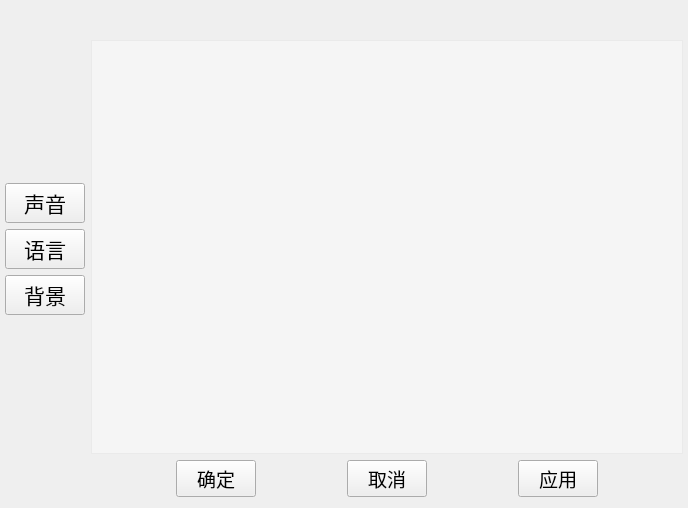
<?xml version="1.0" encoding="UTF-8"?>
<ui version="4.0">
 <class>GameSettingWidget</class>
 <widget class="QWidget" name="GameSettingWidget">
  <property name="geometry">
   <rect>
    <x>0</x>
    <y>0</y>
    <width>688</width>
    <height>508</height>
   </rect>
  </property>
  <property name="windowTitle">
   <string>Form</string>
  </property>
  <layout class="QHBoxLayout" name="horizontalLayout_2">
   <property name="leftMargin">
    <number>5</number>
   </property>
   <property name="topMargin">
    <number>0</number>
   </property>
   <property name="rightMargin">
    <number>5</number>
   </property>
   <item>
    <layout class="QVBoxLayout" name="verticalLayout_SettingOptions">
     <item>
      <spacer name="verticalSpacer">
       <property name="orientation">
        <enum>Qt::Vertical</enum>
       </property>
       <property name="sizeHint" stdset="0">
        <size>
         <width>20</width>
         <height>40</height>
        </size>
       </property>
      </spacer>
     </item>
     <item>
      <widget class="GameButton" name="btnVoice">
       <property name="font">
        <font>
         <family>Arial Black</family>
         <pointsize>16</pointsize>
        </font>
       </property>
       <property name="text">
        <string>声音</string>
       </property>
      </widget>
     </item>
     <item>
      <widget class="GameButton" name="btnLanguage">
       <property name="font">
        <font>
         <family>Arial Black</family>
         <pointsize>16</pointsize>
        </font>
       </property>
       <property name="text">
        <string>语言</string>
       </property>
      </widget>
     </item>
     <item>
      <widget class="GameButton" name="btnBackground">
       <property name="font">
        <font>
         <family>Arial Black</family>
         <pointsize>16</pointsize>
        </font>
       </property>
       <property name="text">
        <string>背景</string>
       </property>
      </widget>
     </item>
     <item>
      <spacer name="verticalSpacer_2">
       <property name="orientation">
        <enum>Qt::Vertical</enum>
       </property>
       <property name="sizeHint" stdset="0">
        <size>
         <width>20</width>
         <height>40</height>
        </size>
       </property>
      </spacer>
     </item>
    </layout>
   </item>
   <item>
    <layout class="QVBoxLayout" name="verticalLayout" stretch="0,1,0">
     <item>
      <spacer name="verticalSpacer_3">
       <property name="orientation">
        <enum>Qt::Vertical</enum>
       </property>
       <property name="sizeHint" stdset="0">
        <size>
         <width>20</width>
         <height>40</height>
        </size>
       </property>
      </spacer>
     </item>
     <item>
      <widget class="QScrollArea" name="scrollArea">
       <property name="font">
        <font>
         <family>Arial Black</family>
         <pointsize>15</pointsize>
        </font>
       </property>
       <property name="styleSheet">
        <string notr="true">background-color: rgba(255, 255, 255, 50);
color: rgb(0, 255, 255);</string>
       </property>
       <property name="frameShape">
        <enum>QFrame::StyledPanel</enum>
       </property>
       <property name="horizontalScrollBarPolicy">
        <enum>Qt::ScrollBarAlwaysOff</enum>
       </property>
       <property name="widgetResizable">
        <bool>true</bool>
       </property>
       <property name="alignment">
        <set>Qt::AlignCenter</set>
       </property>
       <widget class="QWidget" name="scrollAreaWidgetContents">
        <property name="geometry">
         <rect>
          <x>0</x>
          <y>0</y>
          <width>591</width>
          <height>406</height>
         </rect>
        </property>
        <property name="autoFillBackground">
         <bool>false</bool>
        </property>
        <layout class="QVBoxLayout" name="verticalLayout_2" stretch="0">
         <property name="spacing">
          <number>0</number>
         </property>
         <property name="sizeConstraint">
          <enum>QLayout::SetNoConstraint</enum>
         </property>
         <item>
          <spacer name="verticalSpacer_4">
           <property name="orientation">
            <enum>Qt::Vertical</enum>
           </property>
           <property name="sizeHint" stdset="0">
            <size>
             <width>20</width>
             <height>40</height>
            </size>
           </property>
          </spacer>
         </item>
        </layout>
       </widget>
      </widget>
     </item>
     <item>
      <layout class="QHBoxLayout" name="horizontalLayout">
       <item>
        <spacer name="horizontalSpacer_3">
         <property name="orientation">
          <enum>Qt::Horizontal</enum>
         </property>
         <property name="sizeHint" stdset="0">
          <size>
           <width>40</width>
           <height>20</height>
          </size>
         </property>
        </spacer>
       </item>
       <item>
        <widget class="GameButton" name="btnOK">
         <property name="font">
          <font>
           <family>Arial Black</family>
           <pointsize>14</pointsize>
          </font>
         </property>
         <property name="text">
          <string>确定</string>
         </property>
        </widget>
       </item>
       <item>
        <spacer name="horizontalSpacer">
         <property name="orientation">
          <enum>Qt::Horizontal</enum>
         </property>
         <property name="sizeHint" stdset="0">
          <size>
           <width>40</width>
           <height>20</height>
          </size>
         </property>
        </spacer>
       </item>
       <item>
        <widget class="GameButton" name="btnCancel">
         <property name="font">
          <font>
           <family>Arial Black</family>
           <pointsize>14</pointsize>
          </font>
         </property>
         <property name="text">
          <string>取消</string>
         </property>
        </widget>
       </item>
       <item>
        <spacer name="horizontalSpacer_4">
         <property name="orientation">
          <enum>Qt::Horizontal</enum>
         </property>
         <property name="sizeHint" stdset="0">
          <size>
           <width>40</width>
           <height>20</height>
          </size>
         </property>
        </spacer>
       </item>
       <item>
        <widget class="GameButton" name="btnApply">
         <property name="font">
          <font>
           <family>Arial Black</family>
           <pointsize>14</pointsize>
          </font>
         </property>
         <property name="text">
          <string>应用</string>
         </property>
        </widget>
       </item>
       <item>
        <spacer name="horizontalSpacer_2">
         <property name="orientation">
          <enum>Qt::Horizontal</enum>
         </property>
         <property name="sizeHint" stdset="0">
          <size>
           <width>40</width>
           <height>20</height>
          </size>
         </property>
        </spacer>
       </item>
      </layout>
     </item>
    </layout>
   </item>
  </layout>
 </widget>
 <customwidgets>
  <customwidget>
   <class>GameButton</class>
   <extends>QPushButton</extends>
   <header location="global">gameButton.h</header>
  </customwidget>
 </customwidgets>
 <resources/>
 <connections/>
</ui>
